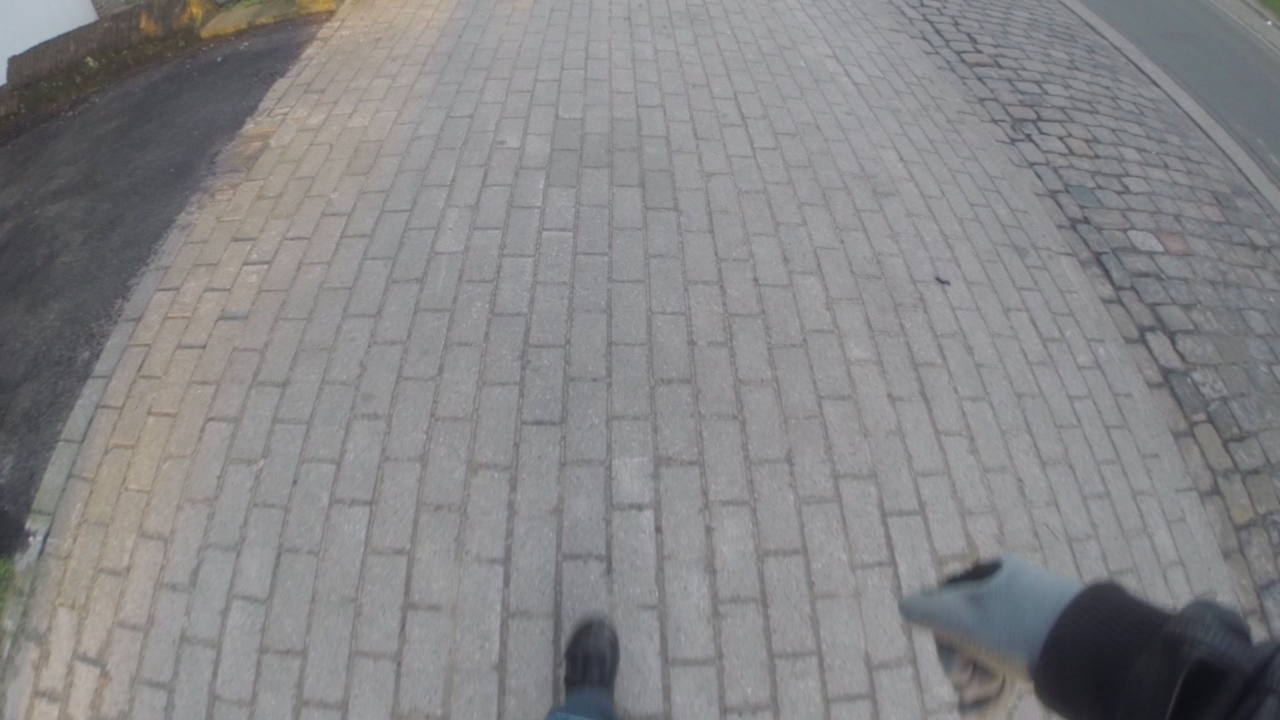
//> input picture Detectors/SmalleTegelDetector/tegel2_1.png, 1280 x 720 px
$ ./main tegel2_1.png tegel2_2.png   (built with g++ and OpenCV 4)
//> lines starting //> are read from the running program, lines starting //| are printed output that depends on the picture; after the words box and inside, x2 and y2 are one past the last pixel; in counts of white or black regions, pixels touching at a corner belong together
#include <opencv2/opencv.hpp>

#include <fstream>
#include <vector>

int main(int argc, char** argv) {

    //threshold values
    const int DX = 300, DY = 100;
    const int HOUGHLINESTHRESHOLD = 350;
    const int POSITIONTHRESHOLD = 5;
    const int TILEDIST = 40;
    const int TILEDISTTHRESHOLD = 5;

    //read image
    cv::Mat src = cv::imread(argv[1]);
//> src is the input picture: 720 rows x 1280 cols, CV_8UC3; mean B, G, R 134.2, 132.5, 133.4

    //take region-of-interest
    cv::Mat roi(src, cv::Rect(DX, DY, src.cols - DX * 2, src.rows - DY * 2));
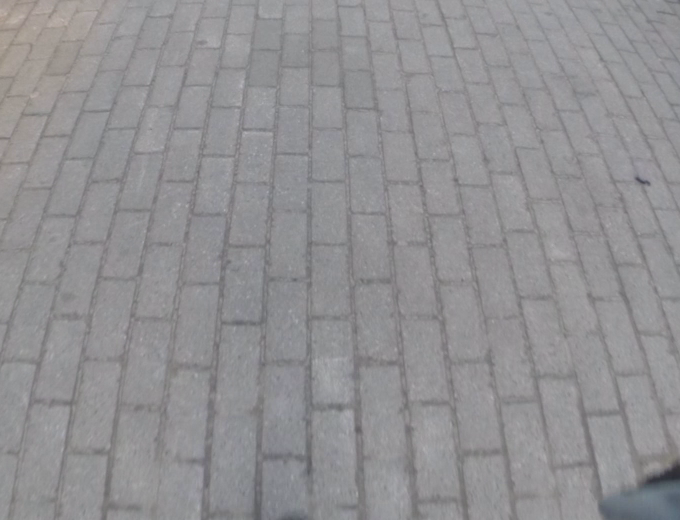
//> roi: 520 rows x 680 cols, CV_8UC3; mean B, G, R 146.9, 144.6, 145.5

    //convert bgr to gray
    cv::Mat roiGray;
    cv::cvtColor(roi, roiGray, CV_BGR2GRAY);

    //blur, smooth, ...
    cv::GaussianBlur(roiGray, roiGray, cv::Size(3, 3), 0);
    cv::adaptiveThreshold(roiGray, roiGray, 255, CV_ADAPTIVE_THRESH_MEAN_C, CV_THRESH_BINARY, 75, 5);
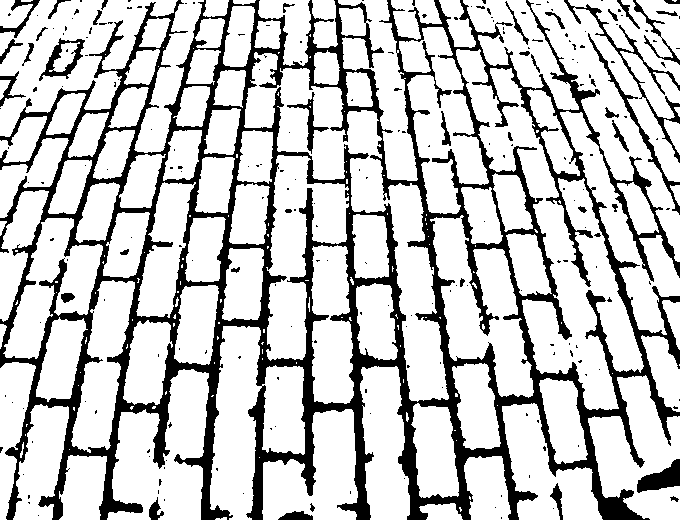
//> roiGray: 520 rows x 680 cols, CV_8UC1; 77.6% white; 232 black regions (191 under 20 px), largest, box (x1, y1, x2, y2) and area: (0, 0, 680, 520) 70893, (564, 0, 680, 163) 1286, (588, 33, 680, 215) 893

    //black becomes white, white becomes black
    cv::bitwise_not(roiGray, roiGray);

    //detect hough lines
    std::vector<cv::Vec2f> lines;
    cv::HoughLines(roiGray, lines, 1, CV_PI / 180, HOUGHLINESTHRESHOLD, 0, 0);
//> lines = 28 lines (rho, theta), first 12: [-338, 3.09], [282, 0.05], [311, 0], [-336, 3.09], [-363, 3.04], [-385, 2.98], [-390, 3], [253, 0.1], [-340, 3.11], [313, 0.02], [-342, 3.11], [256, 0.12]

    //get the x-coordinate
    std::vector<int> positions;
    for(unsigned int i = 0; i < lines.size(); ++i) {
        float rho = lines[i][0], theta = lines[i][1];

        //detect almost vertical lines only
        if(theta < 0.15f || (theta > 2.96f && theta < 3.31f)) {
            double a = std::cos(theta);
            double x = a * rho;

            positions.push_back(x);
        }
    }
//> this loop made 28 passes
//> (rho, theta, a, x) on passes 1 to 12: (-338, 3.09, -0.999, 337.5), (282, 0.0524, 0.999, 281.6), (311, 0, 1, 311), (-336, 3.09, -0.999, 335.5), (-363, 3.04, -0.995, 361), (-385, 2.98, -0.988, 380.3), (-390, 3, -0.99, 386.2), (253, 0.105, 0.995, 251.6), (-340, 3.11, -0.999, 339.8), (313, 0.0175, 1, 313), (-342, 3.11, -0.999, 341.8), (256, 0.122, 0.993, 254.1)
//> (rho, theta) on passes 17, 20, 22, 23, 24, 26: (223, 0.157), (-436, 2.91), (188, 0.175), (-412, 2.95), (-443, 2.93), (226, 0.175)

    //calculate distance
    std::sort(positions.begin(), positions.end());
//> positions = 21 values from 217 to 411

    std::vector<int> hDist;
    for(int i = 1; i < positions.size(); ++i) {
        for(int j = 0; j < i; ++j) {
            int d = positions[i] - positions[j];
            if(d > POSITIONTHRESHOLD && std::abs(TILEDIST - d) < TILEDISTTHRESHOLD) {
                hDist.push_back(d);
            }
        }
    }
//> this loop made 20 passes
//> after the loop, hDist = [37, 37, 36, 41, 39, 37, 43, 41, 39, 44]

    int dist = -1;
    if(!hDist.empty()) {
        int avgDist = 0;
        for(int i = 0; i < hDist.size(); ++i) {
            avgDist += hDist[i];
        }
//> this loop made 10 passes
//> avgDist on passes 1 to 10: 37, 74, 110, 151, 190, 227, 270, 311, 350, 394
//> after the loop, avgDist = 394

        dist = avgDist / hDist.size();
//> dist = 39
    }

    //write out data to dataFile
    std::ofstream dataFile;
    dataFile.open(argv[2]);

    std::ostringstream featurevector;
    featurevector << 0 << " ";
    featurevector << 1 << ":" << dist;

    dataFile << featurevector.str();
    dataFile << std::endl;

    dataFile.close();

    return 0;
}

$ run again, on Detectors/SmalleTegelDetector/tegel2_3.png
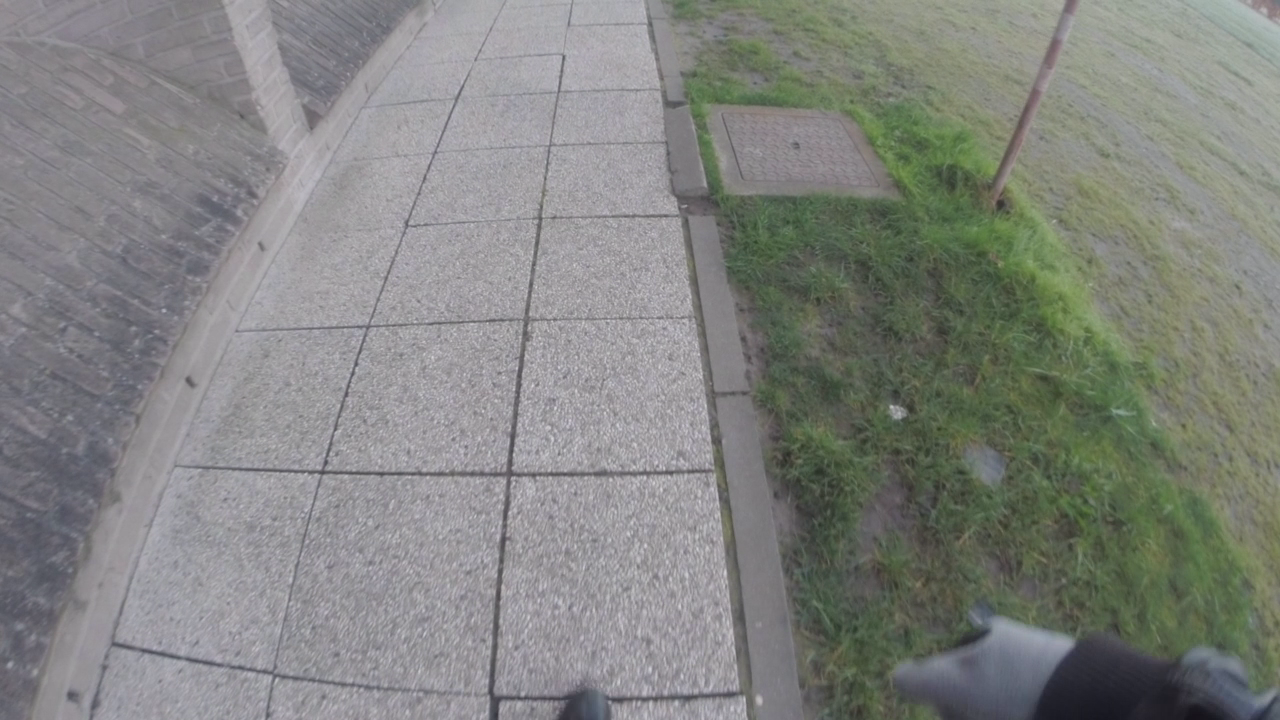
//> input picture Detectors/SmalleTegelDetector/tegel2_3.png, 1280 x 720 px
//> src is the input picture: 720 rows x 1280 cols, CV_8UC3; mean B, G, R 127.7, 131.6, 129.7
//> `cv::Mat roi(src, cv::Rect(DX, DY, src.cols - DX * 2, src.rows - DY * 2..`:
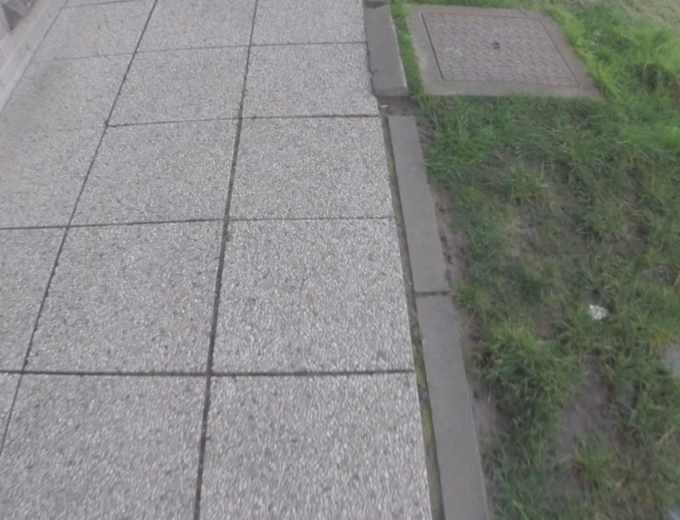
//> roi: 520 rows x 680 cols, CV_8UC3; mean B, G, R 130.7, 133.6, 132.3
//> `cv::adaptiveThreshold(roiGray, roiGray, 255, CV_ADAPTIVE_THRESH_MEAN_C..`:
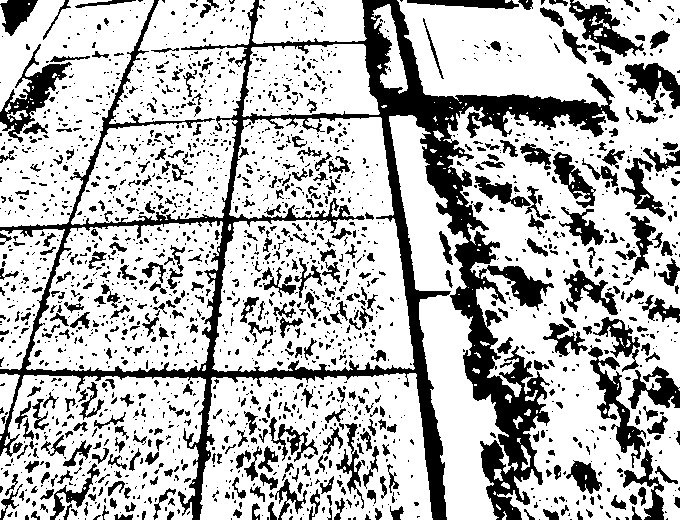
//> roiGray: 520 rows x 680 cols, CV_8UC1; 72.4% white; 2068 black regions (1582 under 20 px), largest, box (x1, y1, x2, y2) and area: (0, 0, 619, 520) 41552, (0, 44, 72, 143) 1901, (588, 345, 646, 468) 1813
//> lines = 46 lines (rho, theta), first 12: [-359, 2.98], [-363, 3], [253, 0.12], [372, 1.57], [-368, 3.02], [-371, 3.02], [127, 1.54], [131, 1.52], [369, 1.59], [-381, 2.88], [376, 1.55], [-385, 2.9]
//> the loop `for(unsigned int i = 0; i < lines.size(); ++i)` made 46 passes
//> (rho, theta, a, x) on passes 1, 2, 3, 5, 6, 14, 15, 16: (-359, 2.98, -0.988, 354.6), (-363, 3, -0.99, 359.5), (253, 0.122, 0.993, 251.1), (-368, 3.02, -0.993, 365.3), (-371, 3.02, -0.993, 368.2), (-376, 3.04, -0.995, 373.9), (-355, 2.97, -0.985, 349.6), (249, 0.105, 0.995, 247.6)
//> positions = [247, 251, 252, 349, 354, 359, 365, 368, 373, 404, 410, 413, 418, 420]
//> the loop `for(int i = 1; i < positions.size(); ++i)` made 13 passes
//> after the loop `for(int i = 1; i < positions.size(); ++i)`: hDist = [39, 36, 42, 37, 40]
//> the loop `for(int i = 0; i < hDist.size(); ++i)` made 5 passes
//> avgDist on passes 1 to 5: 39, 75, 117, 154, 194
//> after the loop `for(int i = 0; i < hDist.size(); ++i)`: avgDist = 194
//> dist = 38
